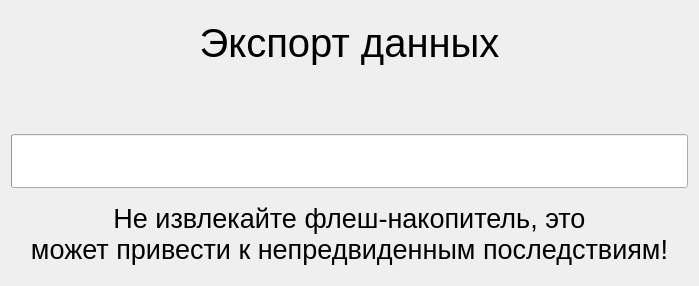
<?xml version="1.0" encoding="UTF-8"?>
<ui version="4.0">
 <class>MoveDataDialog</class>
 <widget class="QWidget" name="MoveDataDialog">
  <property name="geometry">
   <rect>
    <x>0</x>
    <y>0</y>
    <width>699</width>
    <height>286</height>
   </rect>
  </property>
  <layout class="QVBoxLayout" name="verticalLayout">
   <item>
    <widget class="QLabel" name="infoLabel">
     <property name="sizePolicy">
      <sizepolicy hsizetype="Preferred" vsizetype="Maximum">
       <horstretch>0</horstretch>
       <verstretch>0</verstretch>
      </sizepolicy>
     </property>
     <property name="font">
      <font>
       <pointsize>30</pointsize>
      </font>
     </property>
     <property name="text">
      <string>Экспорт данных</string>
     </property>
     <property name="alignment">
      <set>Qt::AlignCenter</set>
     </property>
    </widget>
   </item>
   <item>
    <widget class="QLabel" name="progressInfo">
     <property name="sizePolicy">
      <sizepolicy hsizetype="Preferred" vsizetype="Maximum">
       <horstretch>0</horstretch>
       <verstretch>0</verstretch>
      </sizepolicy>
     </property>
     <property name="font">
      <font>
       <pointsize>25</pointsize>
      </font>
     </property>
     <property name="alignment">
      <set>Qt::AlignCenter</set>
     </property>
    </widget>
   </item>
   <item>
    <widget class="QProgressBar" name="progressBar">
     <property name="font">
      <font>
       <pointsize>30</pointsize>
      </font>
     </property>
    </widget>
   </item>
   <item>
    <widget class="QLabel" name="warningLabel">
     <property name="sizePolicy">
      <sizepolicy hsizetype="Preferred" vsizetype="Maximum">
       <horstretch>0</horstretch>
       <verstretch>0</verstretch>
      </sizepolicy>
     </property>
     <property name="font">
      <font>
       <pointsize>20</pointsize>
      </font>
     </property>
     <property name="text">
      <string>Не извлекайте флеш-накопитель, это
может привести к непредвиденным последствиям!</string>
     </property>
     <property name="alignment">
      <set>Qt::AlignCenter</set>
     </property>
    </widget>
   </item>
  </layout>
 </widget>
 <resources/>
 <connections/>
</ui>
